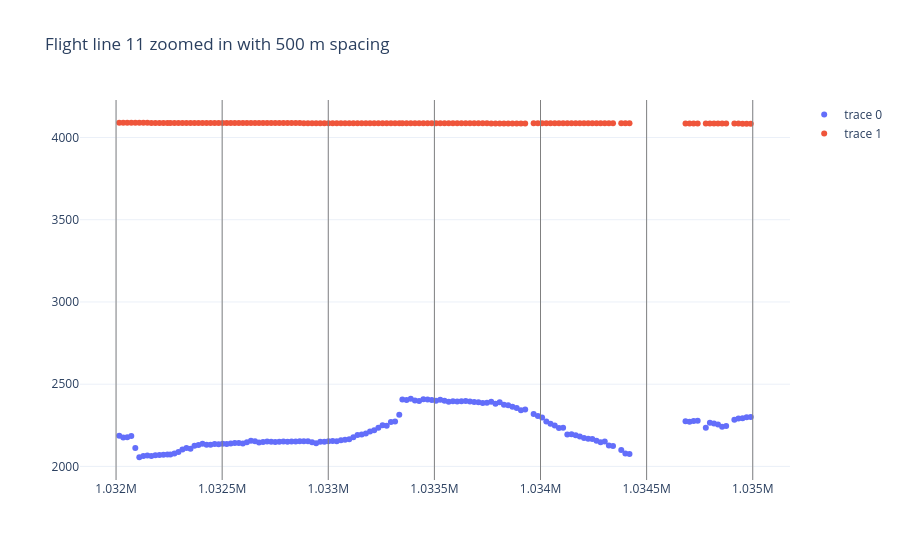

Here is the notebook cell this chart was saved with:
### Code cell
fig = go.Figure(data = go.Scatter(x = flight_11_transect_small["x"], 
                                  y = flight_11_transect_small["b"], 
                                  mode = 'markers'))
fig.add_trace(go.Scatter(x = flight_11_transect_small["x"], 
                                  y = flight_11_transect_small["s"], 
                                  mode = 'markers'))
fig.add_vline(x = 1032000, line_width = 1, line_color = "gray")
fig.add_vline(x = 1032500, line_width = 1, line_color = "gray")
fig.add_vline(x = 1033000, line_width = 1, line_color = "gray")
fig.add_vline(x = 1033500, line_width = 1, line_color = "gray")
fig.add_vline(x = 1034000, line_width = 1, line_color = "gray")
fig.add_vline(x = 1034500, line_width = 1, line_color = "gray")
fig.add_vline(x = 1035000, line_width = 1, line_color = "gray")
fig.update_layout(title = "Flight line 11 zoomed in with 500 m spacing", template = "plotly_white")
# Dome A is around 1 M
fig.show()

### Figure 1 — Plotly figure (JSON) as saved in the notebook; plotly's stock layout.template omitted (floating-point values rounded to 4 significant figures; data arrays with more than 128 entries replaced by an {"elided": "..."} marker saying what was removed)
{"data": [{"mode": "markers", "type": "scatter", "x": {"elided": "138 float values"}, "y": {"elided": "138 float values"}}, {"mode": "markers", "type": "scatter", "x": {"elided": "138 float values"}, "y": {"elided": "138 float values"}}], "layout": {"shapes": [{"line": {"color": "gray", "width": 1}, "type": "line", "x0": 1032000, "x1": 1032000, "xref": "x", "y0": 0, "y1": 1, "yref": "y domain"}, {"line": {"color": "gray", "width": 1}, "type": "line", "x0": 1032500, "x1": 1032500, "xref": "x", "y0": 0, "y1": 1, "yref": "y domain"}, {"line": {"color": "gray", "width": 1}, "type": "line", "x0": 1033000, "x1": 1033000, "xref": "x", "y0": 0, "y1": 1, "yref": "y domain"}, {"line": {"color": "gray", "width": 1}, "type": "line", "x0": 1033500, "x1": 1033500, "xref": "x", "y0": 0, "y1": 1, "yref": "y domain"}, {"line": {"color": "gray", "width": 1}, "type": "line", "x0": 1034000, "x1": 1034000, "xref": "x", "y0": 0, "y1": 1, "yref": "y domain"}, {"line": {"color": "gray", "width": 1}, "type": "line", "x0": 1034500, "x1": 1034500, "xref": "x", "y0": 0, "y1": 1, "yref": "y domain"}, {"line": {"color": "gray", "width": 1}, "type": "line", "x0": 1035000, "x1": 1035000, "xref": "x", "y0": 0, "y1": 1, "yref": "y domain"}], "title": {"text": "Flight line 11 zoomed in with 500 m spacing"}}}
